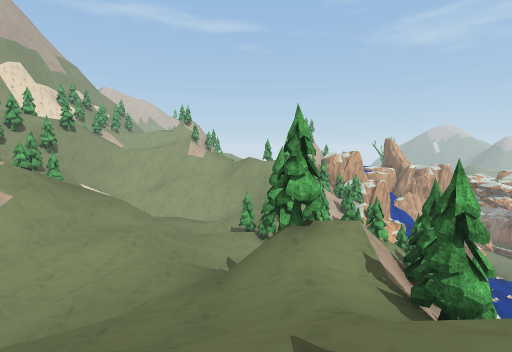
view 1 (above)

24 first-person views from a walk through a 3-D level made in the Unity game engine. The camera is 1.4 m above the floor, tilts 6° down and sees 85° across. The floor is counted in squares, 2 m on a side. Each view is taken from the middle of a square. On the plan, view 1 faces up. The plan holds only what a view shows up to about 9 squares ahead; the rest is blank. The place goes on beyond the plan. The player is left out. Some animated figures are left out. Some surface patterns are stand-ins.

view 2
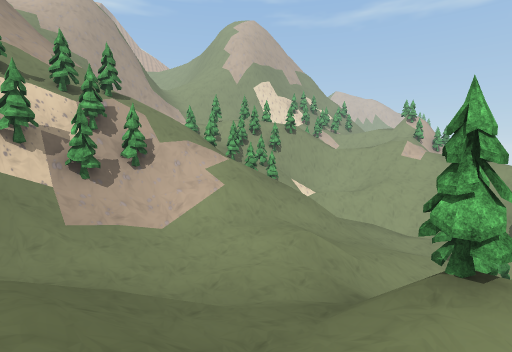

view 3
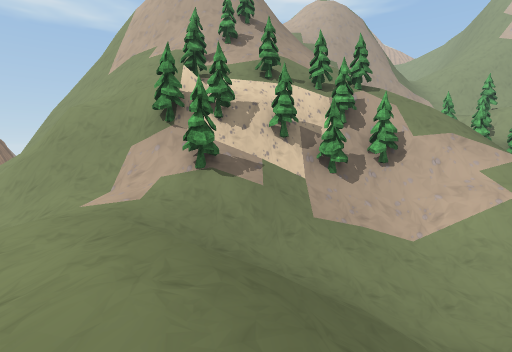

view 4
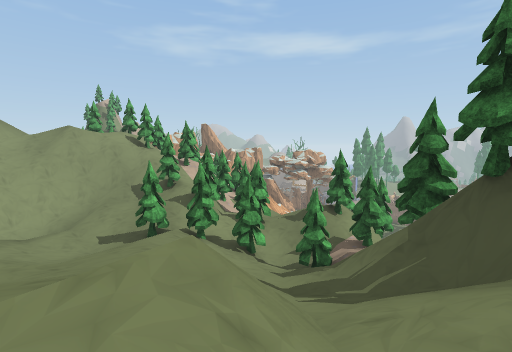

view 5
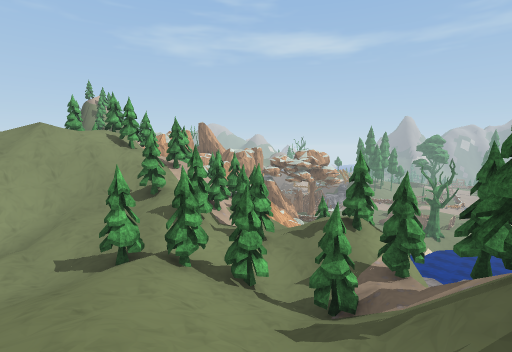

view 6
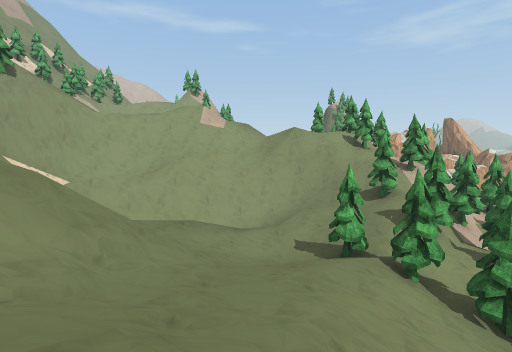

view 7
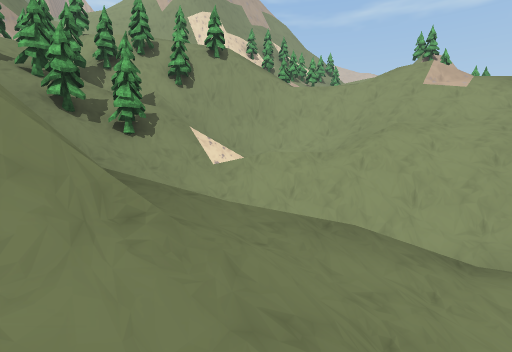

view 8
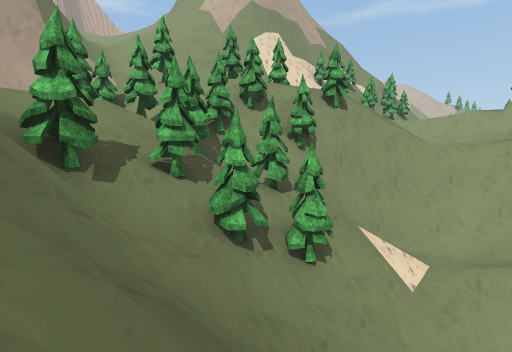

view 9
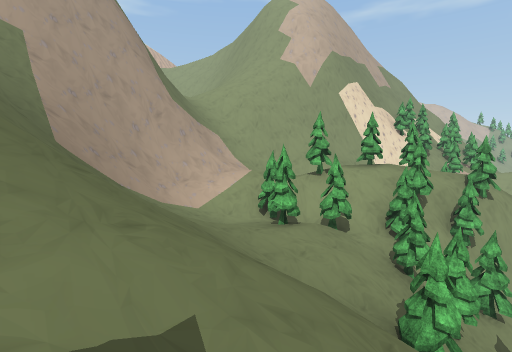

view 10
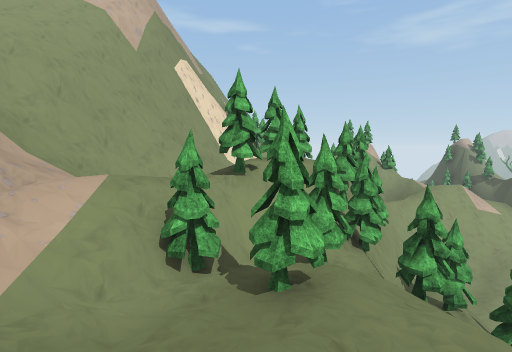

view 11
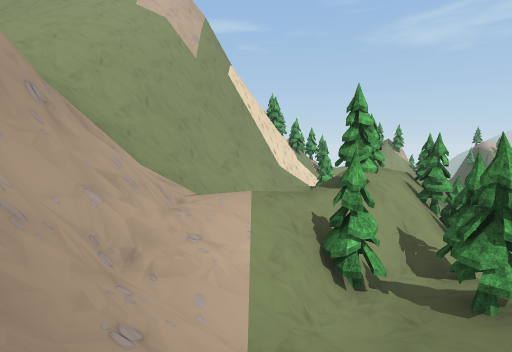

view 12
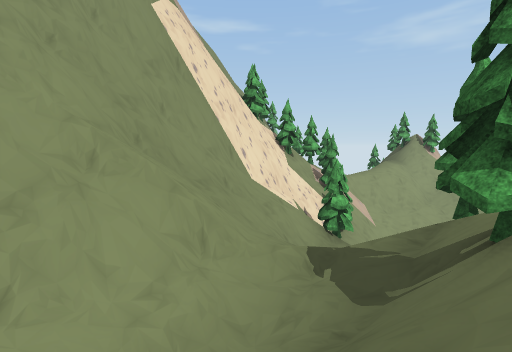

view 13
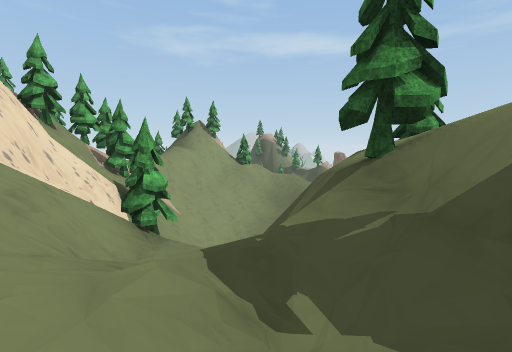

view 14
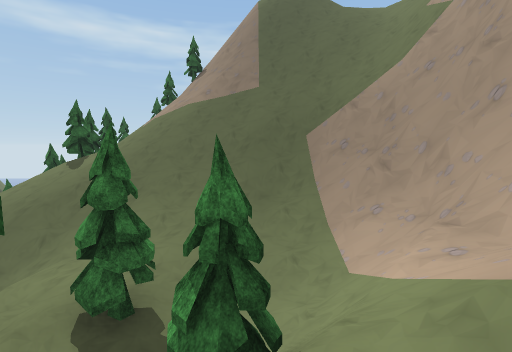

view 15
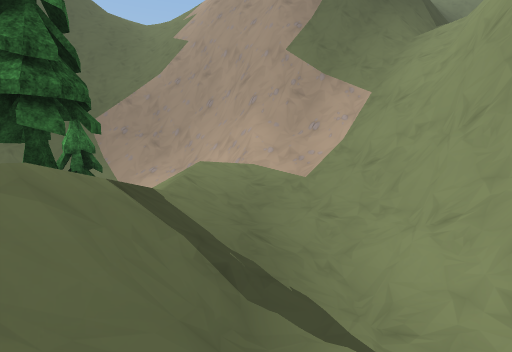

view 16
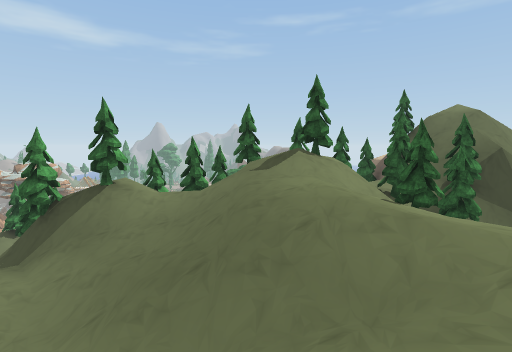

view 17
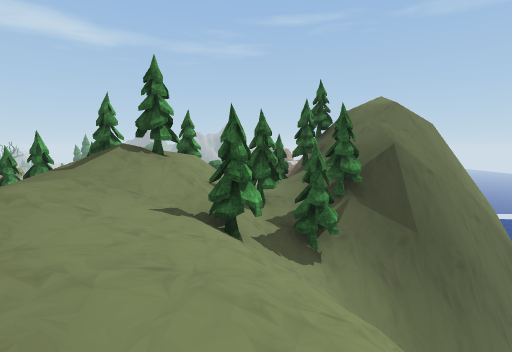

view 18
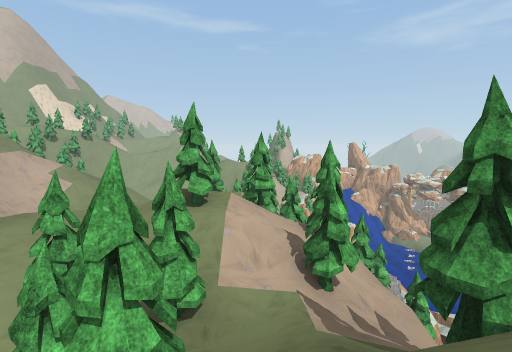

view 19
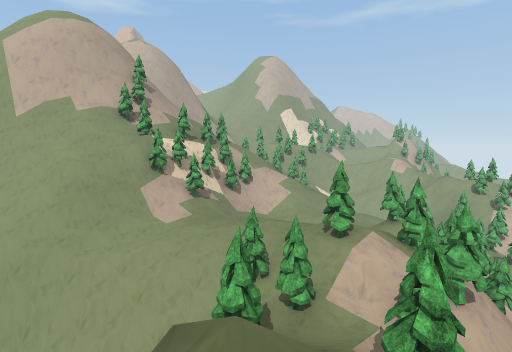

view 20
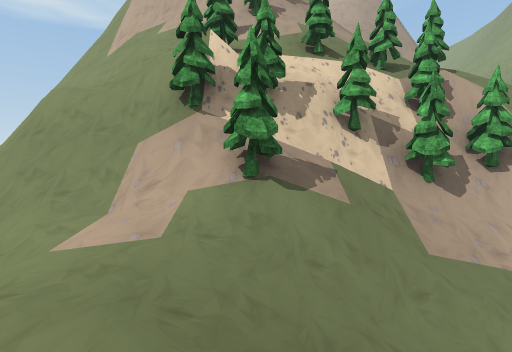

view 21
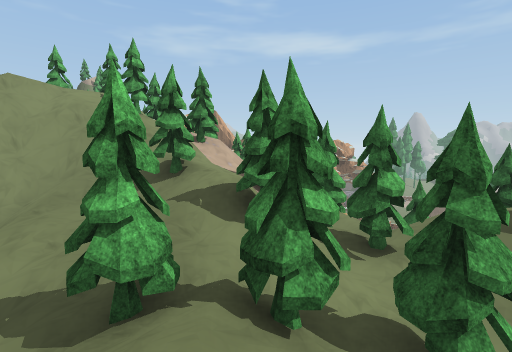

view 22
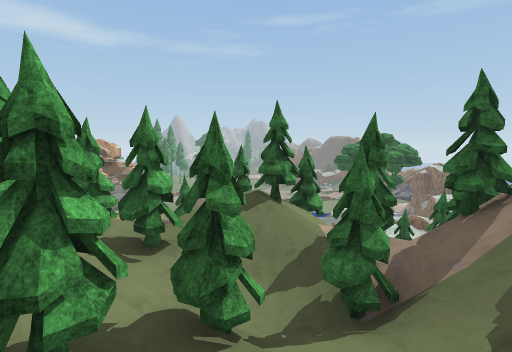

view 23
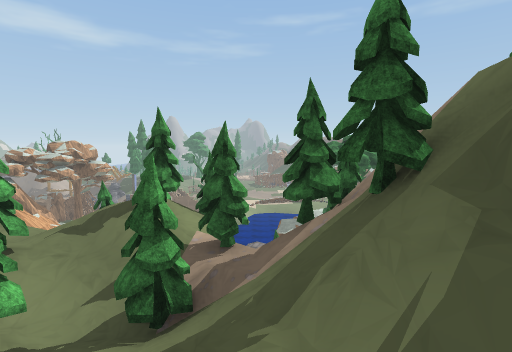

view 24
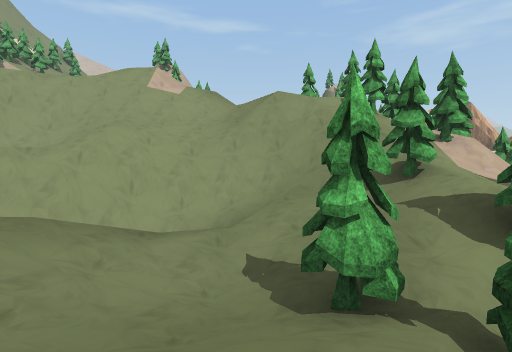

### Floor plan
Key: @ floor where view 1 was taken; # wall or solid block; x gap in a wall; . main floor; - floor 1.5 m lower than the main floor; : floor 1.75 m higher than the main floor; + floor 3.25 m higher than the main floor; _ floor 3.25 m lower than the main floor; * floor 6.5 m higher than the main floor; % floor 8 m higher than the main floor; & floor 9.75 m higher than the main floor; $ floor 12.75 m higher than the main floor; / step, stairs or slope; = window, fence, low wall or low ledge; ^ raised ledge; v drop or lower ground; T tree; O other object.
Columns run from 24 left of view 1 to 8 right of it. Each row starts with its distance up from view 1.
 20           ####=
 19           ##TT      =v   T
 18          #####=  =  ==   TTT
 17  #   #####///x ==####=#+#  T  OT
 16  ###/####=//== v##..:.###TT.T O
 15   ////###///T####=...v###//T/
 14    ////###//TvT# #####///////T
 13     /###///TTT## =#/ ///-T/T/O#v
 12 ///////////T=TTTT//   ///T#TO
 11 ######/////#TTTTT/ /////TTTT_ T
 10      ##&//TT//TTT/ /////TTTT_ T
  9       ##//**//T##/ ///-//T_-TTT
  8       ##//////##//////.///TTTT
  7      v##///////////////////T  OOO
  6      v#//v/////////=..//=TTT OOOO
  5       ///////////#///../#Tv  TTT
  4       ///##////Tv#//...//TTTT T
  3       ///v##///TT#+//.////T   T
  2              ///##/////////TTT
  1             #$//%#////////T TT
  0             ##T//T/T//++@T/TTTT
 -1              #O/TTT/++++///T/
 -2              ////=/+////TT://
 -3              //=//////=/T//TT
 -4             ##^//#=/v##/#T///T
 -5              ## /==v    #v///
 -6                 //v     # vv/
 -7                           vv
 -8                           vv

Positions as (right, up) in squares from view 1, and headings:
1: (0, 0), facing up
2: (1, 1), facing up-left
3: (0, 1), facing left
4: (-3, 5), facing up-right
5: (-2, 6), facing up-right
6: (-2, 6), facing up
7: (-2, 9), facing up-left
8: (-6, 8), facing up-left
9: (-9, 5), facing up-left
10: (-13, 7), facing up
11: (-15, 7), facing up
12: (-14, 12), facing up
13: (-14, 14), facing up-right
14: (-14, 12), facing down
15: (-13, 14), facing down-left
16: (-5, 1), facing right
17: (-4, -2), facing right
18: (2, -5), facing up
19: (4, -6), facing up-left
20: (-2, 0), facing left
21: (-1, 9), facing up-right
22: (-1, 9), facing right
23: (-1, 7), facing right
24: (-1, 9), facing up
